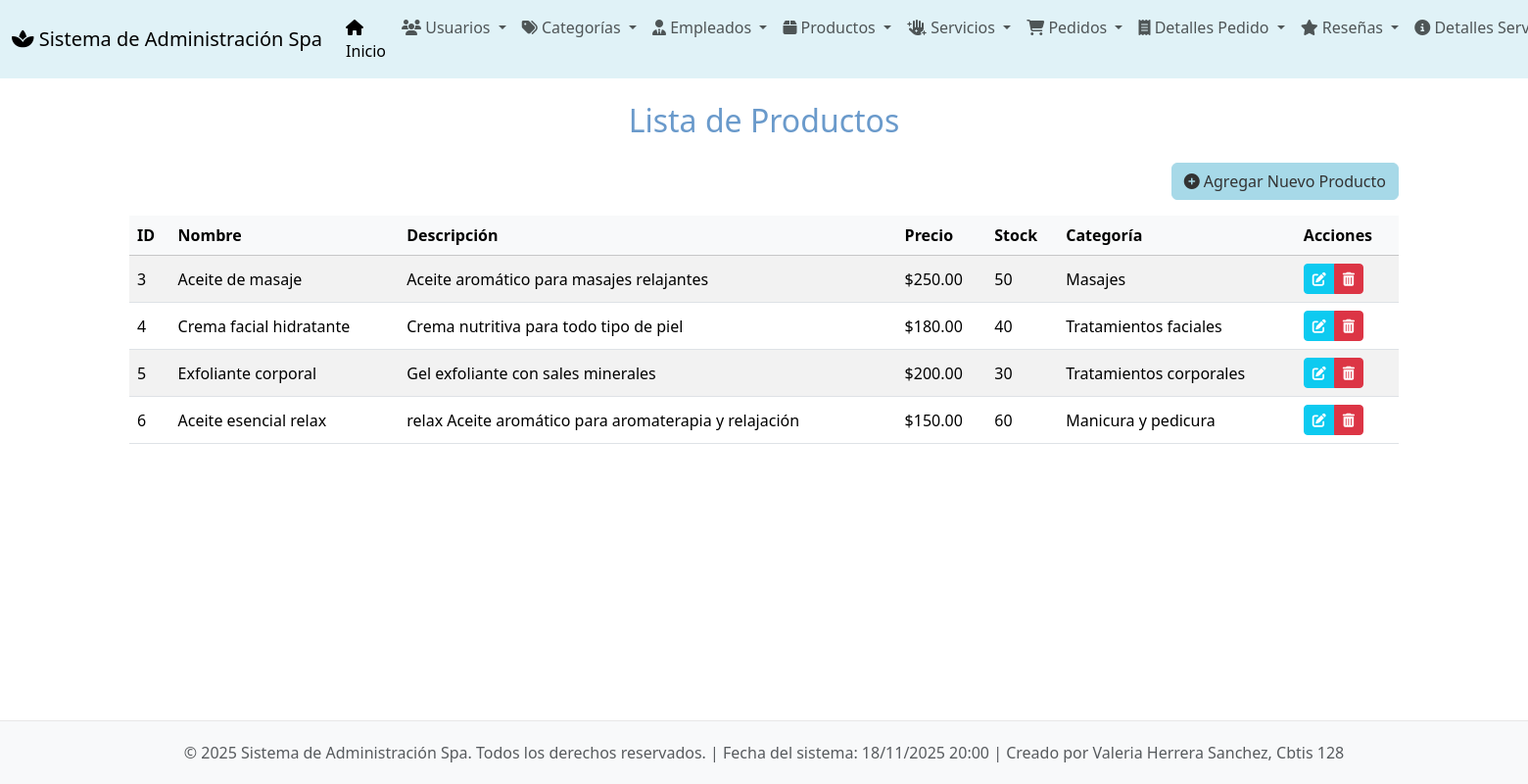
/productos/, run on the app's committed database.
### app_Spa/models.py (models this page shows, shortened)
class Productos(models.Model):
    id_producto = models.AutoField(primary_key=True, unique=True)
    nombre = models.CharField(max_length=25)
    descripcion = models.TextField()
    precio = models.DecimalField(max_digits=10, decimal_places=2)
    stock = models.IntegerField()
    categoria = models.ForeignKey(
        Categorias,
        on_delete=models.CASCADE,
        related_name="productos"
    )

class Categorias(models.Model):
    id_categoria = models.AutoField(primary_key=True, unique=True)
    nombre = models.CharField(max_length=100)
    descripcion = models.TextField()
    fecha_creacion = models.DateTimeField(auto_now_add=True)
    activa = models.BooleanField(default=True)

### app_Spa/views.py (the view)
# urls.py: path('productos/', views.ver_productos, name='ver_productos'),
def ver_productos(request):
    productos = Productos.objects.all()
    return render(request, 'productos/ver_productos.html', {'productos': productos})

### app_Spa/templates/productos/ver_productos.html (shortened to what this page needs)
{% extends 'base.html' %}
{% block content %}
<h2 class="mb-4 text-center" style="color: #6a9acb;">Lista de Productos</h2>
<div class="text-end mb-3">
    <a href="{% url 'agregar_producto' %}" class="btn btn-primary">
        <i class="fas fa-plus-circle"></i> Agregar Nuevo Producto
    </a>
</div>
{% if productos %}
<div class="table-responsive">
    <table class="table table-striped table-hover align-middle">
        <thead class="table-light">
            <tr>
                <th scope="col">ID</th>
                <th scope="col">Nombre</th>
                <th scope="col">Descripción</th>
                <th scope="col">Precio</th>
                <th scope="col">Stock</th>
                <th scope="col">Categoría</th>
                <th scope="col">Acciones</th>
            </tr>
        </thead>
        <tbody>
            {% for p in productos %}
            <tr>
                <td>{{ p.id_producto }}</td>
                <td>{{ p.nombre }}</td>
                <td>{{ p.descripcion }}</td>
                <td>${{ p.precio }}</td>
                <td>{{ p.stock }}</td>
                <td>{{ p.categoria.nombre }}</td>
                <td>
                    <div class="btn-group" role="group">
                        <a href="{% url 'actualizar_producto' p.id_producto %}" class="btn btn-sm btn-info text-white">
                            <i class="fas fa-edit"></i>
                        </a>
                        <a href="{% url 'borrar_producto' p.id_producto %}" class="btn btn-sm btn-danger">
                            <i class="fas fa-trash-alt"></i>
                        </a>
                    </div>
                </td>
            </tr>
            {% endfor %}
        </tbody>
    </table>
</div>
{% else %}
<div class="alert alert-info text-center">
    No hay productos registrados.
</div>
{% endif %}
{% endblock %}

### app_Spa/templates/base.html (shortened to what this page needs)
<!DOCTYPE html>
<html lang="es">
<head>
    <link href="https://cdn.jsdelivr.net/npm/bootstrap@5.3.3/dist/css/bootstrap.min.css" rel="stylesheet">
    <link rel="stylesheet" href="https://cdnjs.cloudflare.com/ajax/libs/font-awesome/6.5.2/css/all.min.css" />
</head>
<body>
    {% include 'navbar.html' %}
    <div class="container content mt-4">
        {% block content %}
        {% endblock %}
    </div>
    {% include 'footer.html' %}
</body>
</html>

### app_Spa/templates/navbar.html (shortened to what this page needs)
<nav class="navbar navbar-expand-lg navbar-light">
    <div class="container-fluid">
        <a class="navbar-brand" href="{% url 'inicio_spa' %}">
            <i class="fas fa-spa"></i> Sistema de Administración Spa
        </a>
        <div class="collapse navbar-collapse" id="navbarNavDropdown">
            <ul class="navbar-nav me-auto mb-2 mb-lg-0">
                <li class="nav-item">
                    <a class="nav-link active" aria-current="page" href="{% url 'inicio_spa' %}">
                        <i class="fas fa-home"></i> Inicio
                    </a>
                </li>
                <li class="nav-item dropdown">
                    <a class="nav-link dropdown-toggle" href="#" id="navbarUsuariosDropdown" role="button" data-bs-toggle="dropdown" aria-expanded="false">
                        <i class="fas fa-users"></i> Usuarios
                    </a>
                </li>
                <li class="nav-item dropdown">
                    <a class="nav-link dropdown-toggle" href="#" id="navbarCategoriasDropdown" role="button" data-bs-toggle="dropdown" aria-expanded="false">
                        <i class="fas fa-tags"></i> Categorías
                    </a>
                </li>
                <li class="nav-item dropdown">
                    <a class="nav-link dropdown-toggle" href="#" id="navbarEmpleadosDropdown" role="button" data-bs-toggle="dropdown" aria-expanded="false">
                        <i class="fas fa-user-tie"></i> Empleados
                    </a>
                </li>
                <li class="nav-item dropdown">
                    <a class="nav-link dropdown-toggle" href="#" id="navbarProductosDropdown" role="button" data-bs-toggle="dropdown" aria-expanded="false">
                        <i class="fas fa-box"></i> Productos
                    </a>
                </li>
                <li class="nav-item dropdown">
                    <a class="nav-link dropdown-toggle" href="#" id="navbarServiciosDropdown" role="button" data-bs-toggle="dropdown" aria-expanded="false">
                        <i class="fas fa-hand-sparkles"></i> Servicios
                    </a>
                </li>
                <li class="nav-item dropdown">
                    <a class="nav-link dropdown-toggle" href="#" id="navbarPedidosDropdown" role="button" data-bs-toggle="dropdown" aria-expanded="false">
                        <i class="fas fa-shopping-cart"></i> Pedidos
                    </a>
                </li>
                <li class="nav-item dropdown">
                    <a class="nav-link dropdown-toggle" href="#" id="navbarDetallesPedidoDropdown" role="button" data-bs-toggle="dropdown" aria-expanded="false">
                        <i class="fas fa-receipt"></i> Detalles Pedido
                    </a>
                </li>
                <li class="nav-item dropdown">
                    <a class="nav-link dropdown-toggle" href="#" id="navbarReseñasDropdown" role="button" data-bs-toggle="dropdown" aria-expanded="false">
                        <i class="fas fa-star"></i> Reseñas
                    </a>
                </li>
                <li class="nav-item dropdown">
                    <a class="nav-link dropdown-toggle" href="#" id="navbarDetallesServicioDropdown" role="button" data-bs-toggle="dropdown" aria-expanded="false">
                        <i class="fas fa-info-circle"></i> Detalles Servicio
                    </a>
                </li>
            </ul>
        </div>
    </div>
</nav>

### app_Spa/templates/footer.html
<footer class="footer bg-light-spa text-dark-spa">
    <div class="container">
        <span class="text-muted">
            &copy; {% now "Y" %} Sistema de Administración Spa. Todos los derechos reservados. |
            Fecha del sistema: {% now "d/m/Y H:i" %} |
            Creado por Valeria Herrera Sanchez, Cbtis 128
        </span>
    </div>
</footer>

### app_Spa/templates/base.html (style rules this page uses)
body { display: flex; flex-direction: column; min-height: 100vh; }
.content { flex: 1; }
.footer { background-color: #f8f9fa; padding: 20px 0; text-align: center; border-top: 1px solid #e7e7e7; }
.navbar { background-color: #e0f2f7; }
.btn-primary { background-color: #a7d9e8; border-color: #a7d9e8; color: #333; }
.table thead { background-color: #e0f2f7; }

### data on the page
Productos: id_producto "3", nombre "Aceite de masaje", descripcion "Aceite aromático para masajes relajantes", precio "250.00", stock "50", categoria.nombre "Masajes"
Productos: id_producto "4", nombre "Crema facial hidratante", descripcion "Crema nutritiva para todo tipo de piel", precio "180.00", stock "40", categoria.nombre "Tratamientos faciales"
Productos: id_producto "5", nombre "Exfoliante corporal", descripcion "Gel exfoliante con sales minerales", precio "200.00", stock "30", categoria.nombre "Tratamientos corporales"
Productos: id_producto "6", nombre "Aceite esencial relax", descripcion "relax Aceite aromático para aromaterapia y relajación", precio "150.00", stock "60", categoria.nombre "Manicura y pedicura"
